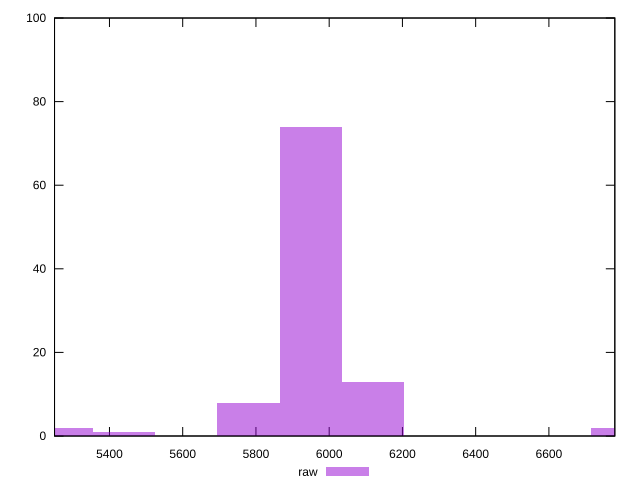

Source code (gnuplot):
reset

$raw <<EOF
5269.80275377552 2
6119.7709398683455 13
5779.783665431215 8
5949.77730264978 74
6799.745488742606 2
5439.7963909940845 1
EOF

set key outside below
set boxwidth 169.99363721856514
set xrange [5250:6780]
set yrange [0:100]
set trange [0:100]
set style fill transparent solid 0.5 noborder
set terminal svg size 640, 490 enhanced background rgb 'white'
set output "report_00026_2021-02-22T21:38:55.199Z/unused-javascript/samples/pages/raw/histogram.svg"

plot $raw title "raw" with boxes

reset
